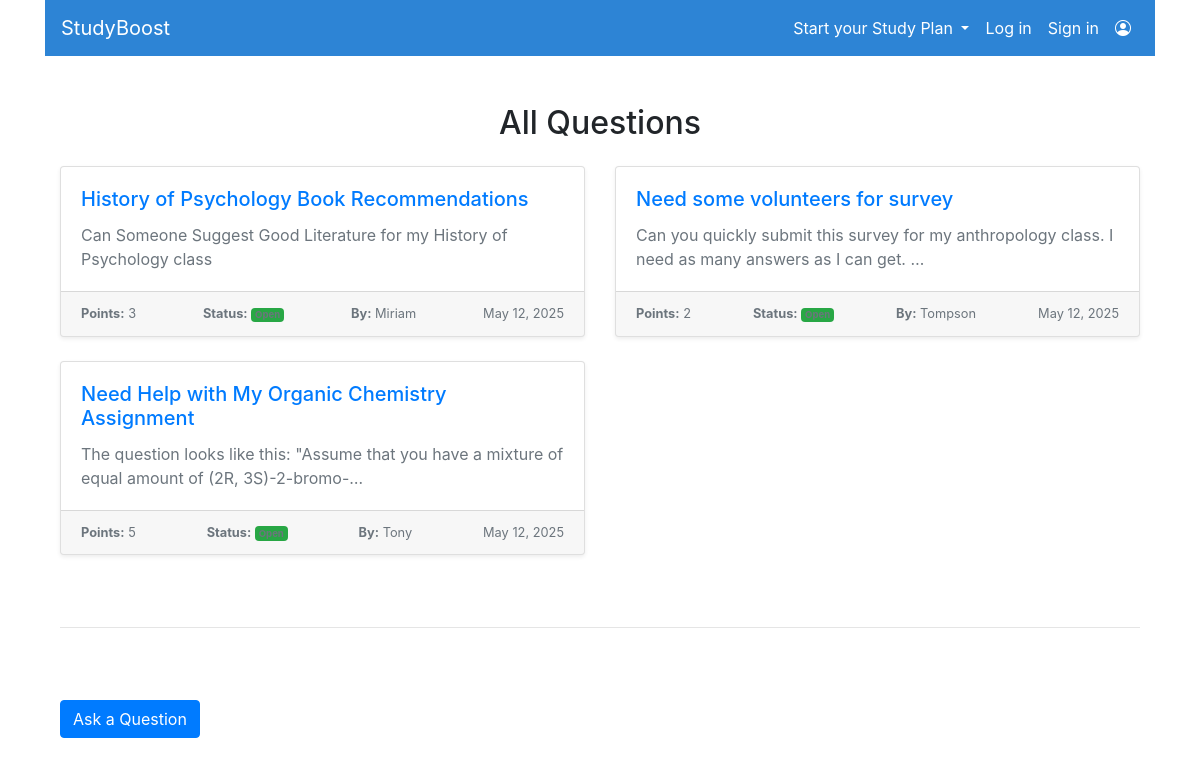
Page /users/questions/ on the committed database.
### users/models.py (models this page shows, shortened)
class Question(models.Model):
    owner = models.ForeignKey(User, on_delete=models.CASCADE, related_name='questions')
    title = models.CharField(max_length=255)
    body = models.TextField()
    points = models.PositiveIntegerField(default=0)
    is_closed = models.BooleanField(default=False)
    created_at = models.DateTimeField(auto_now_add=True)

### users/views.py (the view)
# urls.py: path('questions/', views.questions_list, name='questions_list'),
def questions_list(request):
    questions = Question.objects.filter(is_closed=False).order_by('-created_at')
    return render(request, 'users/questions_list.html', {'questions': questions})

### users/templates/users/questions_list.html (shortened to what this page needs)
<!DOCTYPE html>
<html lang="en">
<head>
    <link rel="stylesheet" href="https://stackpath.bootstrapcdn.com/bootstrap/4.4.1/css/bootstrap.min.css"
>
    {% load static %}
    <link rel="stylesheet" href="{% static 'users/css/style.css' %}?v=1.0">
    <link
        rel="stylesheet"
        href="https://cdn.jsdelivr.net/npm/bootstrap-icons@1.10.5/font/bootstrap-icons.css"
    />
</head>
<body>
<div class="container">
    <header>
        <nav class="navbar navbar-expand-lg" style="background-color: #2D84D5;">
            <a class="navbar-brand text-white" href="{% url 'website:main_page' %}">StudyBoost</a>
            <div class="collapse navbar-collapse justify-content-between" id="navbarSupportedContent">
                <div class="navbar-nav d-flex">
                    <li class="nav-item dropdown">
                        <a class="nav-link dropdown-toggle text-white" href="#" id="navbarDropdown" role="button"
                           data-bs-toggle="dropdown" aria-expanded="false">
                            Start your Study Plan
                        </a>
                    </li>
                    {% if user.is_authenticated == 0 %}
                        <li class="nav-item active">
                            <a class="nav-link text-white" href="{% url 'users:login' %}">Log in<span class="sr-only">(current)</span></a>
                        </li>
                        <li class="nav-item">
                            <a class="nav-link text-white" href="http://127.0.0.1:8000/users/register/">Sign in</a>
                        </li>
                    {% endif %}
                    <li class="nav-item">
                        <a class="nav-link text-white" href="{% url 'users:profile' %}">
                            <i class="bi bi-person-circle"></i>
                        </a>
                    </li>
                </div>
            </div>
        </nav>
    </header>
    <main>
        <div class="container my-5">
            <h2 class="mb-4 text-center">All Questions</h2>
            <div class="row row-cols-1 row-cols-md-2 g-4">
              {% for question in questions %}
                <div class="col mb-4">
                  <div class="card h-100 shadow-sm">
                    <div class="card-body">
                      <h5 class="card-title">
                        <a href="{% url 'users:question_detail' question.id %}" class="text-decoration-none">
                          {{ question.title }}
                        </a>
                      </h5>
                      <p class="card-text text-muted">{{ question.body|truncatechars:100 }}</p>
                    </div>
                    <div class="card-footer text-muted d-flex justify-content-between small">
                      <span><strong>Points:</strong> {{ question.points }}</span>
                      <span><strong>Status:</strong>
                        {% if question.is_closed %}
                          <span class="badge bg-secondary">Closed</span>
                        {% else %}
                          <span class="badge bg-success">Open</span>
                        {% endif %}
                      </span>
                      <span><strong>By:</strong> {{ question.owner.username }}</span>
                      <span>{{ question.created_at|date:"M d, Y" }}</span>
                    </div>
                  </div>
                </div>
              {% empty %}
                <p>No questions yet.</p>
              {% endfor %}
            </div>
            <hr class="my-5">
            <a href="{% url 'users:ask_question' %}" class="btn btn-primary my-4">Ask a Question</a>
          </div>
    </main>
</div>
</body>
</html>

### rows in the picture
Question: title "History of Psychology Book Recommendations", body "Can Someone Suggest Good Literature for my History of Psychology class", points "3", owner.username "Miriam", created_at "May 12, 2025"
Question: title "Need some volunteers for survey", body "Can you quickly submit this survey for my anthropology class. I need as many answers as I can get. …", points "2", owner.username "Tompson", created_at "May 12, 2025"
Question: title "Need Help with My Organic Chemistry Assignment", body "The question looks like this: \"Assume that you have a mixture of equal amount of (2R, 3S)-2-bromo-…", points "5", owner.username "Tony", created_at "May 12, 2025"
